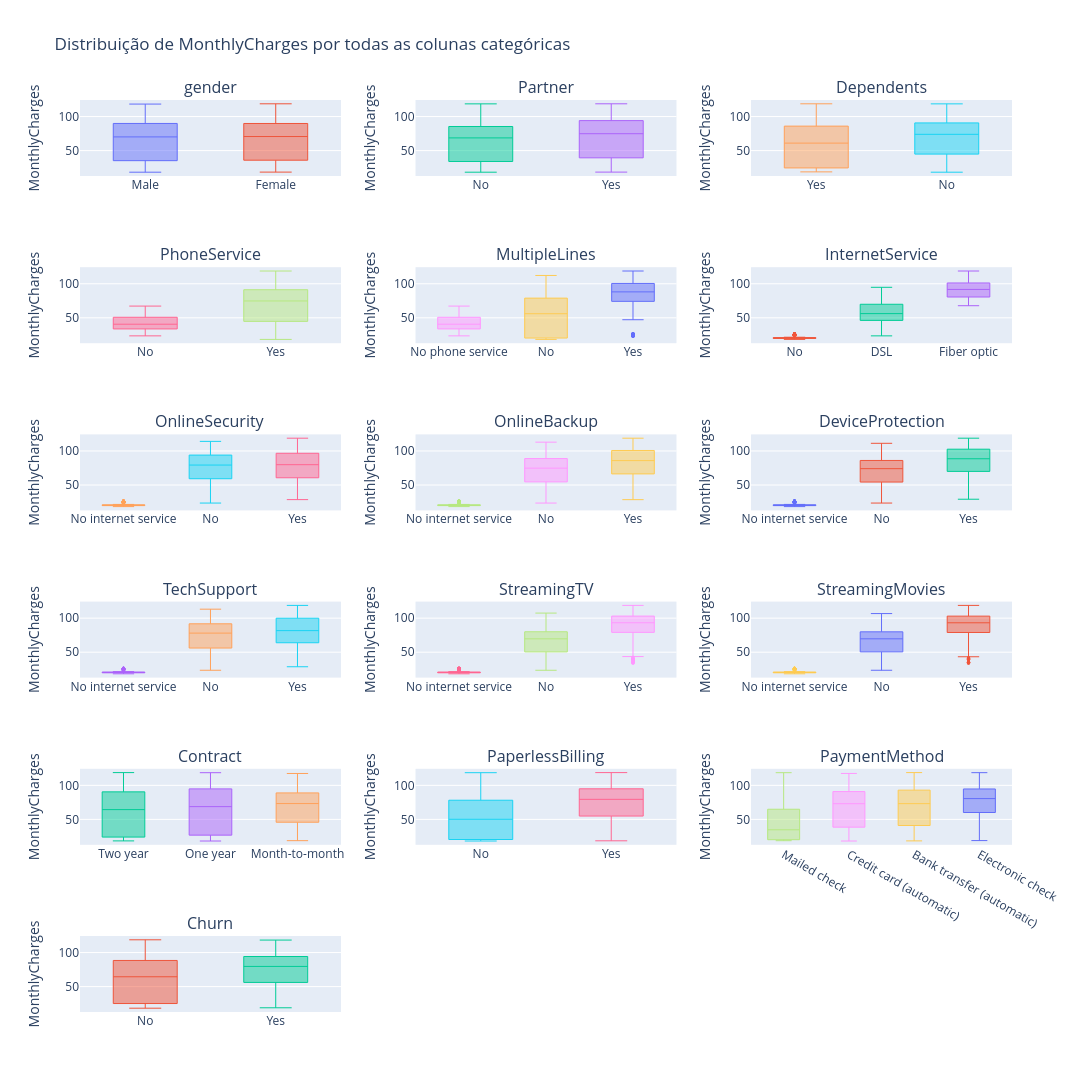

The code cell stored with this chart in its notebook:
### Code cell
y_col = "MonthlyCharges"

cat_cols = df.select_dtypes(include=["object", "category", "bool"]).columns.tolist()

for col in ["customerID"]:
    if col in cat_cols:
        cat_cols.remove(col)

# 2) Configs para layout
max_levels = 12     # máximo de categorias por coluna (acima disso pega as top N mais frequentes)
cols_per_row = 3    # qtd de gráficos por linha

n = len(cat_cols)
rows = math.ceil(n / cols_per_row)

fig = make_subplots(
    rows=rows,
    cols=cols_per_row,
    subplot_titles=cat_cols,
    horizontal_spacing=0.08,
    vertical_spacing=0.10
)

for i, col in enumerate(cat_cols, start=1):
    r = (i - 1) // cols_per_row + 1
    c = (i - 1) % cols_per_row + 1

    top_levels = df[col].astype("string").value_counts(dropna=False).head(max_levels).index
    dfi = df[df[col].astype("string").isin(top_levels)].copy()

    order = (dfi.groupby(col)[y_col].median().sort_values().index.tolist())

    for lvl in order:
        y = dfi.loc[dfi[col] == lvl, y_col]
        fig.add_trace(
            go.Box(
                y=y,
                name=str(lvl),
                boxpoints="outliers",
                marker=dict(size=3),
                line=dict(width=1),
                showlegend=False
            ),
            row=r, col=c
        )

    fig.update_yaxes(title_text=y_col, row=r, col=c)

fig.update_layout(
    title=f"Distribuição de {y_col} por todas as colunas categóricas",
    height=320 * rows,
    width=1100,
)

fig.show()

### Figure 1 — Plotly figure (JSON) as saved in the notebook; plotly's stock layout.template omitted (floating-point values rounded to 4 significant figures; data arrays with more than 128 entries replaced by an {"elided": "..."} marker saying what was removed)
{"data": [{"boxpoints": "outliers", "line": {"width": 1}, "marker": {"size": 3}, "name": "Male", "showlegend": false, "type": "box", "xaxis": "x", "y": {"elided": "3555 float values"}, "yaxis": "y"}, {"boxpoints": "outliers", "line": {"width": 1}, "marker": {"size": 3}, "name": "Female", "showlegend": false, "type": "box", "xaxis": "x", "y": {"elided": "3488 float values"}, "yaxis": "y"}, {"boxpoints": "outliers", "line": {"width": 1}, "marker": {"size": 3}, "name": "No", "showlegend": false, "type": "box", "xaxis": "x2", "y": {"elided": "3641 float values"}, "yaxis": "y2"}, {"boxpoints": "outliers", "line": {"width": 1}, "marker": {"size": 3}, "name": "Yes", "showlegend": false, "type": "box", "xaxis": "x2", "y": {"elided": "3402 float values"}, "yaxis": "y2"}, {"boxpoints": "outliers", "line": {"width": 1}, "marker": {"size": 3}, "name": "Yes", "showlegend": false, "type": "box", "xaxis": "x3", "y": {"elided": "2110 float values"}, "yaxis": "y3"}, {"boxpoints": "outliers", "line": {"width": 1}, "marker": {"size": 3}, "name": "No", "showlegend": false, "type": "box", "xaxis": "x3", "y": {"elided": "4933 float values"}, "yaxis": "y3"}, {"boxpoints": "outliers", "line": {"width": 1}, "marker": {"size": 3}, "name": "No", "showlegend": false, "type": "box", "xaxis": "x4", "y": {"elided": "682 float values"}, "yaxis": "y4"}, {"boxpoints": "outliers", "line": {"width": 1}, "marker": {"size": 3}, "name": "Yes", "showlegend": false, "type": "box", "xaxis": "x4", "y": {"elided": "6361 float values"}, "yaxis": "y4"}, {"boxpoints": "outliers", "line": {"width": 1}, "marker": {"size": 3}, "name": "No phone service", "showlegend": false, "type": "box", "xaxis": "x5", "y": {"elided": "682 float values"}, "yaxis": "y5"}, {"boxpoints": "outliers", "line": {"width": 1}, "marker": {"size": 3}, "name": "No", "showlegend": false, "type": "box", "xaxis": "x5", "y": {"elided": "3390 float values"}, "yaxis": "y5"}, {"boxpoints": "outliers", "line": {"width": 1}, "marker": {"size": 3}, "name": "Yes", "showlegend": false, "type": "box", "xaxis": "x5", "y": {"elided": "2971 float values"}, "yaxis": "y5"}, {"boxpoints": "outliers", "line": {"width": 1}, "marker": {"size": 3}, "name": "No", "showlegend": false, "type": "box", "xaxis": "x6", "y": {"elided": "1526 float values"}, "yaxis": "y6"}, {"boxpoints": "outliers", "line": {"width": 1}, "marker": {"size": 3}, "name": "DSL", "showlegend": false, "type": "box", "xaxis": "x6", "y": {"elided": "2421 float values"}, "yaxis": "y6"}, {"boxpoints": "outliers", "line": {"width": 1}, "marker": {"size": 3}, "name": "Fiber optic", "showlegend": false, "type": "box", "xaxis": "x6", "y": {"elided": "3096 float values"}, "yaxis": "y6"}, {"boxpoints": "outliers", "line": {"width": 1}, "marker": {"size": 3}, "name": "No internet service", "showlegend": false, "type": "box", "xaxis": "x7", "y": {"elided": "1526 float values"}, "yaxis": "y7"}, {"boxpoints": "outliers", "line": {"width": 1}, "marker": {"size": 3}, "name": "No", "showlegend": false, "type": "box", "xaxis": "x7", "y": {"elided": "3498 float values"}, "yaxis": "y7"}, {"boxpoints": "outliers", "line": {"width": 1}, "marker": {"size": 3}, "name": "Yes", "showlegend": false, "type": "box", "xaxis": "x7", "y": {"elided": "2019 float values"}, "yaxis": "y7"}, {"boxpoints": "outliers", "line": {"width": 1}, "marker": {"size": 3}, "name": "No internet service", "showlegend": false, "type": "box", "xaxis": "x8", "y": {"elided": "1526 float values"}, "yaxis": "y8"}, {"boxpoints": "outliers", "line": {"width": 1}, "marker": {"size": 3}, "name": "No", "showlegend": false, "type": "box", "xaxis": "x8", "y": {"elided": "3088 float values"}, "yaxis": "y8"}, {"boxpoints": "outliers", "line": {"width": 1}, "marker": {"size": 3}, "name": "Yes", "showlegend": false, "type": "box", "xaxis": "x8", "y": {"elided": "2429 float values"}, "yaxis": "y8"}, {"boxpoints": "outliers", "line": {"width": 1}, "marker": {"size": 3}, "name": "No internet service", "showlegend": false, "type": "box", "xaxis": "x9", "y": {"elided": "1526 float values"}, "yaxis": "y9"}, {"boxpoints": "outliers", "line": {"width": 1}, "marker": {"size": 3}, "name": "No", "showlegend": false, "type": "box", "xaxis": "x9", "y": {"elided": "3095 float values"}, "yaxis": "y9"}, {"boxpoints": "outliers", "line": {"width": 1}, "marker": {"size": 3}, "name": "Yes", "showlegend": false, "type": "box", "xaxis": "x9", "y": {"elided": "2422 float values"}, "yaxis": "y9"}, {"boxpoints": "outliers", "line": {"width": 1}, "marker": {"size": 3}, "name": "No internet service", "showlegend": false, "type": "box", "xaxis": "x10", "y": {"elided": "1526 float values"}, "yaxis": "y10"}, {"boxpoints": "outliers", "line": {"width": 1}, "marker": {"size": 3}, "name": "No", "showlegend": false, "type": "box", "xaxis": "x10", "y": {"elided": "3473 float values"}, "yaxis": "y10"}, {"boxpoints": "outliers", "line": {"width": 1}, "marker": {"size": 3}, "name": "Yes", "showlegend": false, "type": "box", "xaxis": "x10", "y": {"elided": "2044 float values"}, "yaxis": "y10"}, {"boxpoints": "outliers", "line": {"width": 1}, "marker": {"size": 3}, "name": "No internet service", "showlegend": false, "type": "box", "xaxis": "x11", "y": {"elided": "1526 float values"}, "yaxis": "y11"}, {"boxpoints": "outliers", "line": {"width": 1}, "marker": {"size": 3}, "name": "No", "showlegend": false, "type": "box", "xaxis": "x11", "y": {"elided": "2810 float values"}, "yaxis": "y11"}, {"boxpoints": "outliers", "line": {"width": 1}, "marker": {"size": 3}, "name": "Yes", "showlegend": false, "type": "box", "xaxis": "x11", "y": {"elided": "2707 float values"}, "yaxis": "y11"}, {"boxpoints": "outliers", "line": {"width": 1}, "marker": {"size": 3}, "name": "No internet service", "showlegend": false, "type": "box", "xaxis": "x12", "y": {"elided": "1526 float values"}, "yaxis": "y12"}, {"boxpoints": "outliers", "line": {"width": 1}, "marker": {"size": 3}, "name": "No", "showlegend": false, "type": "box", "xaxis": "x12", "y": {"elided": "2785 float values"}, "yaxis": "y12"}, {"boxpoints": "outliers", "line": {"width": 1}, "marker": {"size": 3}, "name": "Yes", "showlegend": false, "type": "box", "xaxis": "x12", "y": {"elided": "2732 float values"}, "yaxis": "y12"}, {"boxpoints": "outliers", "line": {"width": 1}, "marker": {"size": 3}, "name": "Two year", "showlegend": false, "type": "box", "xaxis": "x13", "y": {"elided": "1695 float values"}, "yaxis": "y13"}, {"boxpoints": "outliers", "line": {"width": 1}, "marker": {"size": 3}, "name": "One year", "showlegend": false, "type": "box", "xaxis": "x13", "y": {"elided": "1473 float values"}, "yaxis": "y13"}, {"boxpoints": "outliers", "line": {"width": 1}, "marker": {"size": 3}, "name": "Month-to-month", "showlegend": false, "type": "box", "xaxis": "x13", "y": {"elided": "3875 float values"}, "yaxis": "y13"}, {"boxpoints": "outliers", "line": {"width": 1}, "marker": {"size": 3}, "name": "No", "showlegend": false, "type": "box", "xaxis": "x14", "y": {"elided": "2872 float values"}, "yaxis": "y14"}, {"boxpoints": "outliers", "line": {"width": 1}, "marker": {"size": 3}, "name": "Yes", "showlegend": false, "type": "box", "xaxis": "x14", "y": {"elided": "4171 float values"}, "yaxis": "y14"}, {"boxpoints": "outliers", "line": {"width": 1}, "marker": {"size": 3}, "name": "Mailed check", "showlegend": false, "type": "box", "xaxis": "x15", "y": {"elided": "1612 float values"}, "yaxis": "y15"}, {"boxpoints": "outliers", "line": {"width": 1}, "marker": {"size": 3}, "name": "Credit card (automatic)", "showlegend": false, "type": "box", "xaxis": "x15", "y": {"elided": "1522 float values"}, "yaxis": "y15"}, {"boxpoints": "outliers", "line": {"width": 1}, "marker": {"size": 3}, "name": "Bank transfer (automatic)", "showlegend": false, "type": "box", "xaxis": "x15", "y": {"elided": "1544 float values"}, "yaxis": "y15"}, {"boxpoints": "outliers", "line": {"width": 1}, "marker": {"size": 3}, "name": "Electronic check", "showlegend": false, "type": "box", "xaxis": "x15", "y": {"elided": "2365 float values"}, "yaxis": "y15"}, {"boxpoints": "outliers", "line": {"width": 1}, "marker": {"size": 3}, "name": "No", "showlegend": false, "type": "box", "xaxis": "x16", "y": {"elided": "5174 float values"}, "yaxis": "y16"}, {"boxpoints": "outliers", "line": {"width": 1}, "marker": {"size": 3}, "name": "Yes", "showlegend": false, "type": "box", "xaxis": "x16", "y": {"elided": "1869 float values"}, "yaxis": "y16"}], "layout": {"annotations": [{"font": {"size": 16}, "showarrow": false, "text": "gender", "x": 0.14, "xanchor": "center", "xref": "paper", "y": 1, "yanchor": "bottom", "yref": "paper"}, {"font": {"size": 16}, "showarrow": false, "text": "Partner", "x": 0.5, "xanchor": "center", "xref": "paper", "y": 1, "yanchor": "bottom", "yref": "paper"}, {"font": {"size": 16}, "showarrow": false, "text": "Dependents", "x": 0.86, "xanchor": "center", "xref": "paper", "y": 1, "yanchor": "bottom", "yref": "paper"}, {"font": {"size": 16}, "showarrow": false, "text": "PhoneService", "x": 0.14, "xanchor": "center", "xref": "paper", "y": 0.8167, "yanchor": "bottom", "yref": "paper"}, {"font": {"size": 16}, "showarrow": false, "text": "MultipleLines", "x": 0.5, "xanchor": "center", "xref": "paper", "y": 0.8167, "yanchor": "bottom", "yref": "paper"}, {"font": {"size": 16}, "showarrow": false, "text": "InternetService", "x": 0.86, "xanchor": "center", "xref": "paper", "y": 0.8167, "yanchor": "bottom", "yref": "paper"}, {"font": {"size": 16}, "showarrow": false, "text": "OnlineSecurity", "x": 0.14, "xanchor": "center", "xref": "paper", "y": 0.6333, "yanchor": "bottom", "yref": "paper"}, {"font": {"size": 16}, "showarrow": false, "text": "OnlineBackup", "x": 0.5, "xanchor": "center", "xref": "paper", "y": 0.6333, "yanchor": "bottom", "yref": "paper"}, {"font": {"size": 16}, "showarrow": false, "text": "DeviceProtection", "x": 0.86, "xanchor": "center", "xref": "paper", "y": 0.6333, "yanchor": "bottom", "yref": "paper"}, {"font": {"size": 16}, "showarrow": false, "text": "TechSupport", "x": 0.14, "xanchor": "center", "xref": "paper", "y": 0.45, "yanchor": "bottom", "yref": "paper"}, {"font": {"size": 16}, "showarrow": false, "text": "StreamingTV", "x": 0.5, "xanchor": "center", "xref": "paper", "y": 0.45, "yanchor": "bottom", "yref": "paper"}, {"font": {"size": 16}, "showarrow": false, "text": "StreamingMovies", "x": 0.86, "xanchor": "center", "xref": "paper", "y": 0.45, "yanchor": "bottom", "yref": "paper"}, {"font": {"size": 16}, "showarrow": false, "text": "Contract", "x": 0.14, "xanchor": "center", "xref": "paper", "y": 0.2667, "yanchor": "bottom", "yref": "paper"}, {"font": {"size": 16}, "showarrow": false, "text": "PaperlessBilling", "x": 0.5, "xanchor": "center", "xref": "paper", "y": 0.2667, "yanchor": "bottom", "yref": "paper"}, {"font": {"size": 16}, "showarrow": false, "text": "PaymentMethod", "x": 0.86, "xanchor": "center", "xref": "paper", "y": 0.2667, "yanchor": "bottom", "yref": "paper"}, {"font": {"size": 16}, "showarrow": false, "text": "Churn", "x": 0.14, "xanchor": "center", "xref": "paper", "y": 0.08333, "yanchor": "bottom", "yref": "paper"}], "height": 1920, "title": {"text": "Distribuição de MonthlyCharges por todas as colunas categóricas"}, "width": 1100, "xaxis": {"anchor": "y", "domain": [0, 0.28]}, "xaxis10": {"anchor": "y10", "domain": [0, 0.28]}, "xaxis11": {"anchor": "y11", "domain": [0.36, 0.64]}, "xaxis12": {"anchor": "y12", "domain": [0.72, 1]}, "xaxis13": {"anchor": "y13", "domain": [0, 0.28]}, "xaxis14": {"anchor": "y14", "domain": [0.36, 0.64]}, "xaxis15": {"anchor": "y15", "domain": [0.72, 1]}, "xaxis16": {"anchor": "y16", "domain": [0, 0.28]}, "xaxis17": {"anchor": "y17", "domain": [0.36, 0.64]}, "xaxis18": {"anchor": "y18", "domain": [0.72, 1]}, "xaxis2": {"anchor": "y2", "domain": [0.36, 0.64]}, "xaxis3": {"anchor": "y3", "domain": [0.72, 1]}, "xaxis4": {"anchor": "y4", "domain": [0, 0.28]}, "xaxis5": {"anchor": "y5", "domain": [0.36, 0.64]}, "xaxis6": {"anchor": "y6", "domain": [0.72, 1]}, "xaxis7": {"anchor": "y7", "domain": [0, 0.28]}, "xaxis8": {"anchor": "y8", "domain": [0.36, 0.64]}, "xaxis9": {"anchor": "y9", "domain": [0.72, 1]}, "yaxis": {"anchor": "x", "domain": [0.9167, 1], "title": {"text": "MonthlyCharges"}}, "yaxis10": {"anchor": "x10", "domain": [0.3667, 0.45], "title": {"text": "MonthlyCharges"}}, "yaxis11": {"anchor": "x11", "domain": [0.3667, 0.45], "title": {"text": "MonthlyCharges"}}, "yaxis12": {"anchor": "x12", "domain": [0.3667, 0.45], "title": {"text": "MonthlyCharges"}}, "yaxis13": {"anchor": "x13", "domain": [0.1833, 0.2667], "title": {"text": "MonthlyCharges"}}, "yaxis14": {"anchor": "x14", "domain": [0.1833, 0.2667], "title": {"text": "MonthlyCharges"}}, "yaxis15": {"anchor": "x15", "domain": [0.1833, 0.2667], "title": {"text": "MonthlyCharges"}}, "yaxis16": {"anchor": "x16", "domain": [0, 0.08333], "title": {"text": "MonthlyCharges"}}, "yaxis17": {"anchor": "x17", "domain": [0, 0.08333]}, "yaxis18": {"anchor": "x18", "domain": [0, 0.08333]}, "yaxis2": {"anchor": "x2", "domain": [0.9167, 1], "title": {"text": "MonthlyCharges"}}, "yaxis3": {"anchor": "x3", "domain": [0.9167, 1], "title": {"text": "MonthlyCharges"}}, "yaxis4": {"anchor": "x4", "domain": [0.7333, 0.8167], "title": {"text": "MonthlyCharges"}}, "yaxis5": {"anchor": "x5", "domain": [0.7333, 0.8167], "title": {"text": "MonthlyCharges"}}, "yaxis6": {"anchor": "x6", "domain": [0.7333, 0.8167], "title": {"text": "MonthlyCharges"}}, "yaxis7": {"anchor": "x7", "domain": [0.55, 0.6333], "title": {"text": "MonthlyCharges"}}, "yaxis8": {"anchor": "x8", "domain": [0.55, 0.6333], "title": {"text": "MonthlyCharges"}}, "yaxis9": {"anchor": "x9", "domain": [0.55, 0.6333], "title": {"text": "MonthlyCharges"}}}}
